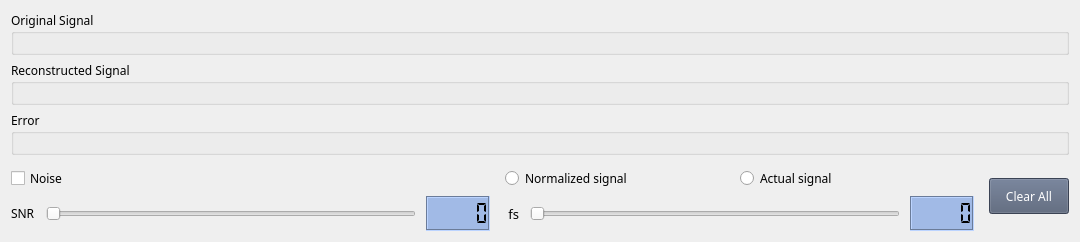
      <widget class="QWidget" name="tab_sampler">
       <attribute name="title">
        <string>Sampler</string>
       </attribute>
       <layout class="QGridLayout" name="gridLayout_30">
        <item row="0" column="0">
         <layout class="QGridLayout" name="gridLayout_29" rowstretch="3,0">
          <item row="0" column="0">
           <layout class="QGridLayout" name="gridLayout_17">
            <item row="0" column="0">
             <widget class="QGroupBox" name="groupBox_original_signal">
              <property name="font">
               <font>
                <family>Segoe UI Semibold</family>
                <pointsize>9</pointsize>
               </font>
              </property>
              <property name="autoFillBackground">
               <bool>true</bool>
              </property>
              <property name="title">
               <string>Original Signal</string>
              </property>
              <layout class="QGridLayout" name="gridLayout_20">
               <item row="0" column="0">
                <widget class="PlotWidget" name="plotwidget_original" native="true">
                 <property name="font">
                  <font>
                   <family>Segoe UI Semibold</family>
                  </font>
                 </property>
                 <property name="autoFillBackground">
                  <bool>true</bool>
                 </property>
                </widget>
               </item>
              </layout>
             </widget>
            </item>
            <item row="2" column="0">
             <widget class="QGroupBox" name="groupBox_error">
              <property name="font">
               <font>
                <family>Segoe UI Semibold</family>
                <pointsize>9</pointsize>
               </font>
              </property>
              <property name="autoFillBackground">
               <bool>true</bool>
              </property>
              <property name="title">
               <string>Error</string>
              </property>
              <layout class="QGridLayout" name="gridLayout_18">
               <item row="0" column="0">
                <widget class="PlotWidget" name="plotwidget_error" native="true">
                 <property name="font">
                  <font>
                   <family>Segoe UI Semibold</family>
                  </font>
                 </property>
                 <property name="autoFillBackground">
                  <bool>true</bool>
                 </property>
                </widget>
               </item>
              </layout>
             </widget>
            </item>
            <item row="1" column="0">
             <widget class="QGroupBox" name="groupBox_reconstructed_sig">
              <property name="font">
               <font>
                <family>Segoe UI Semibold</family>
                <pointsize>9</pointsize>
               </font>
              </property>
              <property name="autoFillBackground">
               <bool>true</bool>
              </property>
              <property name="title">
               <string>Reconstructed Signal</string>
              </property>
              <layout class="QGridLayout" name="gridLayout_19">
               <item row="0" column="0">
                <widget class="PlotWidget" name="plotwidget_reconstructed" native="true">
                 <property name="font">
                  <font>
                   <family>Segoe UI Semibold</family>
                  </font>
                 </property>
                 <property name="autoFillBackground">
                  <bool>true</bool>
                 </property>
                </widget>
               </item>
              </layout>
             </widget>
            </item>
           </layout>
          </item>
          <item row="1" column="0">
           <layout class="QGridLayout" name="gridLayout_27">
            <property name="horizontalSpacing">
             <number>15</number>
            </property>
            <item row="0" column="0">
             <layout class="QGridLayout" name="gridLayout_24">
              <item row="0" column="0">
               <widget class="QCheckBox" name="checkBox_noise">
                <property name="minimumSize">
                 <size>
                  <width>0</width>
                  <height>35</height>
                 </size>
                </property>
                <property name="font">
                 <font>
                  <family>Segoe UI Semibold</family>
                  <pointsize>9</pointsize>
                 </font>
                </property>
                <property name="cursor">
                 <cursorShape>PointingHandCursor</cursorShape>
                </property>
                <property name="toolTip">
                 <string>Noise</string>
                </property>
                <property name="autoFillBackground">
                 <bool>false</bool>
                </property>
                <property name="text">
                 <string>Noise</string>
                </property>
                <property name="shortcut">
                 <string>Shift+N</string>
                </property>
               </widget>
              </item>
              <item row="1" column="0">
               <layout class="QGridLayout" name="gridLayout_23">
                <property name="horizontalSpacing">
                 <number>10</number>
                </property>
                <item row="1" column="0">
                 <widget class="QLabel" name="label_SNR">
                  <property name="font">
                   <font>
                    <family>Segoe UI Semibold</family>
                    <pointsize>9</pointsize>
                   </font>
                  </property>
                  <property name="toolTip">
                   <string>Signal-to-Noise Ratio</string>
                  </property>
                  <property name="autoFillBackground">
                   <bool>false</bool>
                  </property>
                  <property name="text">
                   <string>SNR</string>
                  </property>
                 </widget>
                </item>
                <item row="1" column="1">
                 <widget class="QSlider" name="horizontalSlider_SNR">
                  <property name="minimumSize">
                   <size>
                    <width>370</width>
                    <height>35</height>
                   </size>
                  </property>
                  <property name="cursor">
                   <cursorShape>PointingHandCursor</cursorShape>
                  </property>
                  <property name="toolTip">
                   <string>Signal-to-Noise Ratio</string>
                  </property>
                  <property name="autoFillBackground">
                   <bool>false</bool>
                  </property>
                  <property name="orientation">
                   <enum>Qt::Horizontal</enum>
                  </property>
                 </widget>
                </item>
                <item row="1" column="2">
                 <widget class="QLCDNumber" name="lcdNumber_SNR">
                  <property name="minimumSize">
                   <size>
                    <width>0</width>
                    <height>25</height>
                   </size>
                  </property>
                  <property name="toolTip">
                   <string>Signal-to-Noise Ratio</string>
                  </property>
                  <property name="styleSheet">
                   <string notr="true">background-color: rgb(161, 186, 230);

</string>
                  </property>
                  <property name="frameShadow">
                   <enum>QFrame::Sunken</enum>
                  </property>
                  <property name="segmentStyle">
                   <enum>QLCDNumber::Flat</enum>
                  </property>
                 </widget>
                </item>
               </layout>
              </item>
             </layout>
            </item>
            <item row="0" column="1">
             <layout class="QGridLayout" name="gridLayout_26">
              <item row="0" column="0">
               <layout class="QGridLayout" name="gridLayout_21">
                <property name="horizontalSpacing">
                 <number>0</number>
                </property>
                <item row="0" column="0">
                 <widget class="QRadioButton" name="radioButton_normalized">
                  <property name="minimumSize">
                   <size>
                    <width>0</width>
                    <height>35</height>
                   </size>
                  </property>
                  <property name="font">
                   <font>
                    <family>Segoe UI Semibold</family>
                    <pointsize>9</pointsize>
                   </font>
                  </property>
                  <property name="cursor">
                   <cursorShape>PointingHandCursor</cursorShape>
                  </property>
                  <property name="toolTip">
                   <string>Show the normalived signal</string>
                  </property>
                  <property name="autoFillBackground">
                   <bool>false</bool>
                  </property>
                  <property name="text">
                   <string>Normalized signal</string>
                  </property>
                  <property name="autoExclusive">
                   <bool>true</bool>
                  </property>
                 </widget>
                </item>
                <item row="0" column="1">
                 <widget class="QRadioButton" name="radioButton_actual">
                  <property name="minimumSize">
                   <size>
                    <width>0</width>
                    <height>35</height>
                   </size>
                  </property>
                  <property name="font">
                   <font>
                    <family>Segoe UI Semibold</family>
                    <pointsize>9</pointsize>
                   </font>
                  </property>
                  <property name="cursor">
                   <cursorShape>PointingHandCursor</cursorShape>
                  </property>
                  <property name="toolTip">
                   <string>Show the actual signal</string>
                  </property>
                  <property name="autoFillBackground">
                   <bool>false</bool>
                  </property>
                  <property name="text">
                   <string>Actual signal</string>
                  </property>
                 </widget>
                </item>
               </layout>
              </item>
              <item row="1" column="0">
               <layout class="QGridLayout" name="gridLayout_22">
                <property name="horizontalSpacing">
                 <number>10</number>
                </property>
                <item row="0" column="1">
                 <widget class="QSlider" name="horizontalSlider_fs">
                  <property name="minimumSize">
                   <size>
                    <width>370</width>
                    <height>35</height>
                   </size>
                  </property>
                  <property name="cursor">
                   <cursorShape>PointingHandCursor</cursorShape>
                  </property>
                  <property name="toolTip">
                   <string>Sampling Frequency</string>
                  </property>
                  <property name="autoFillBackground">
                   <bool>false</bool>
                  </property>
                  <property name="orientation">
                   <enum>Qt::Horizontal</enum>
                  </property>
                 </widget>
                </item>
                <item row="0" column="0">
                 <widget class="QLabel" name="label_fs">
                  <property name="font">
                   <font>
                    <family>Segoe UI Semibold</family>
                    <pointsize>10</pointsize>
                   </font>
                  </property>
                  <property name="toolTip">
                   <string>Sampling Frequency</string>
                  </property>
                  <property name="text">
                   <string> fs</string>
                  </property>
                 </widget>
                </item>
                <item row="0" column="2">
                 <widget class="QLCDNumber" name="lcdNumber_fs">
                  <property name="minimumSize">
                   <size>
                    <width>0</width>
                    <height>25</height>
                   </size>
                  </property>
                  <property name="toolTip">
                   <string>Sampling Frequency</string>
                  </property>
                  <property name="styleSheet">
                   <string notr="true">background-color: rgb(161, 186, 230);
</string>
                  </property>
                  <property name="frameShadow">
                   <enum>QFrame::Sunken</enum>
                  </property>
                  <property name="segmentStyle">
                   <enum>QLCDNumber::Flat</enum>
                  </property>
                 </widget>
                </item>
               </layout>
              </item>
             </layout>
            </item>
            <item row="0" column="2">
             <layout class="QGridLayout" name="gridLayout_25">
              <item row="0" column="0">
               <widget class="QPushButton" name="pushButton_clear_all">
                <property name="minimumSize">
                 <size>
                  <width>80</width>
                  <height>36</height>
                 </size>
                </property>
                <property name="palette">
                 <palette>
                  <active>
                   <colorrole role="WindowText">
                    <brush brushstyle="SolidPattern">
                     <color alpha="255">
                      <red>255</red>
                      <green>255</green>
                      <blue>255</blue>
                     </color>
                    </brush>
                   </colorrole>
                   <colorrole role="Button">
                    <brush brushstyle="SolidPattern">
                     <color alpha="255">
                      <red>82</red>
                      <green>94</green>
                      <blue>117</blue>
                     </color>
                    </brush>
                   </colorrole>
                   <colorrole role="Text">
                    <brush brushstyle="SolidPattern">
                     <color alpha="255">
                      <red>255</red>
                      <green>255</green>
                      <blue>255</blue>
                     </color>
                    </brush>
                   </colorrole>
                   <colorrole role="ButtonText">
                    <brush brushstyle="SolidPattern">
                     <color alpha="255">
                      <red>255</red>
                      <green>255</green>
                      <blue>255</blue>
                     </color>
                    </brush>
                   </colorrole>
                   <colorrole role="Base">
                    <brush brushstyle="SolidPattern">
                     <color alpha="255">
                      <red>82</red>
                      <green>94</green>
                      <blue>117</blue>
                     </color>
                    </brush>
                   </colorrole>
                   <colorrole role="Window">
                    <brush brushstyle="SolidPattern">
                     <color alpha="255">
                      <red>82</red>
                      <green>94</green>
                      <blue>117</blue>
                     </color>
                    </brush>
                   </colorrole>
                   <colorrole role="PlaceholderText">
                    <brush brushstyle="SolidPattern">
                     <color alpha="255">
                      <red>255</red>
                      <green>255</green>
                      <blue>255</blue>
                     </color>
                    </brush>
                   </colorrole>
                  </active>
                  <inactive>
                   <colorrole role="WindowText">
                    <brush brushstyle="SolidPattern">
                     <color alpha="255">
                      <red>255</red>
                      <green>255</green>
                      <blue>255</blue>
                     </color>
                    </brush>
                   </colorrole>
                   <colorrole role="Button">
                    <brush brushstyle="SolidPattern">
                     <color alpha="255">
                      <red>82</red>
                      <green>94</green>
                      <blue>117</blue>
                     </color>
                    </brush>
                   </colorrole>
                   <colorrole role="Text">
                    <brush brushstyle="SolidPattern">
                     <color alpha="255">
                      <red>255</red>
                      <green>255</green>
                      <blue>255</blue>
                     </color>
                    </brush>
                   </colorrole>
                   <colorrole role="ButtonText">
                    <brush brushstyle="SolidPattern">
                     <color alpha="255">
                      <red>255</red>
                      <green>255</green>
                      <blue>255</blue>
                     </color>
                    </brush>
                   </colorrole>
                   <colorrole role="Base">
                    <brush brushstyle="SolidPattern">
                     <color alpha="255">
                      <red>82</red>
                      <green>94</green>
                      <blue>117</blue>
                     </color>
                    </brush>
                   </colorrole>
                   <colorrole role="Window">
                    <brush brushstyle="SolidPattern">
                     <color alpha="255">
                      <red>82</red>
                      <green>94</green>
                      <blue>117</blue>
                     </color>
                    </brush>
                   </colorrole>
                   <colorrole role="PlaceholderText">
                    <brush brushstyle="SolidPattern">
                     <color alpha="255">
                      <red>255</red>
                      <green>255</green>
                      <blue>255</blue>
                     </color>
                    </brush>
                   </colorrole>
                  </inactive>
                  <disabled>
                   <colorrole role="WindowText">
                    <brush brushstyle="SolidPattern">
                     <color alpha="255">
                      <red>255</red>
                      <green>255</green>
                      <blue>255</blue>
                     </color>
                    </brush>
                   </colorrole>
                   <colorrole role="Button">
                    <brush brushstyle="SolidPattern">
                     <color alpha="255">
                      <red>82</red>
                      <green>94</green>
                      <blue>117</blue>
                     </color>
                    </brush>
                   </colorrole>
                   <colorrole role="Text">
                    <brush brushstyle="SolidPattern">
                     <color alpha="255">
                      <red>255</red>
                      <green>255</green>
                      <blue>255</blue>
                     </color>
                    </brush>
                   </colorrole>
                   <colorrole role="ButtonText">
                    <brush brushstyle="SolidPattern">
                     <color alpha="255">
                      <red>255</red>
                      <green>255</green>
                      <blue>255</blue>
                     </color>
                    </brush>
                   </colorrole>
                   <colorrole role="Base">
                    <brush brushstyle="SolidPattern">
                     <color alpha="255">
                      <red>82</red>
                      <green>94</green>
                      <blue>117</blue>
                     </color>
                    </brush>
                   </colorrole>
                   <colorrole role="Window">
                    <brush brushstyle="SolidPattern">
                     <color alpha="255">
                      <red>82</red>
                      <green>94</green>
                      <blue>117</blue>
                     </color>
                    </brush>
                   </colorrole>
                   <colorrole role="PlaceholderText">
                    <brush brushstyle="SolidPattern">
                     <color alpha="255">
                      <red>255</red>
                      <green>255</green>
                      <blue>255</blue>
                     </color>
                    </brush>
                   </colorrole>
                  </disabled>
                 </palette>
                </property>
                <property name="font">
                 <font>
                  <family>Segoe UI Semibold</family>
                  <pointsize>9</pointsize>
                 </font>
                </property>
                <property name="cursor">
                 <cursorShape>PointingHandCursor</cursorShape>
                </property>
                <property name="toolTip">
                 <string>Clear all</string>
                </property>
                <property name="autoFillBackground">
                 <bool>false</bool>
                </property>
                <property name="text">
                 <string>Clear All</string>
                </property>
                <property name="icon">
                 <iconset>
                  <normaloff>DSP/task 2/icons/clear2.png</normaloff>DSP/task 2/icons/clear2.png</iconset>
                </property>
                <property name="iconSize">
                 <size>
                  <width>15</width>
                  <height>20</height>
                 </size>
                </property>
                <property name="shortcut">
                 <string>Ctrl+K</string>
                </property>
               </widget>
              </item>
             </layout>
            </item>
           </layout>
          </item>
         </layout>
        </item>
       </layout>
      </widget>
